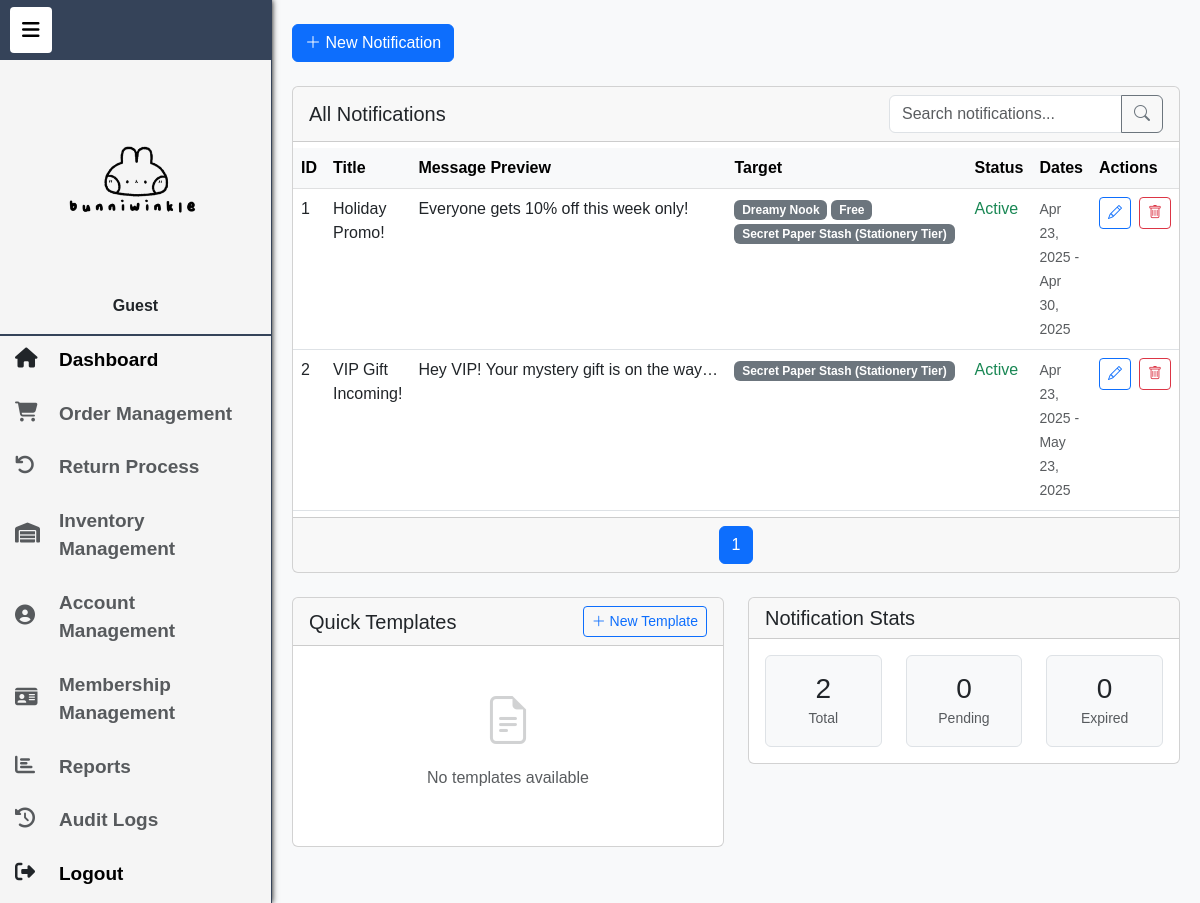
The page /pages/admin-notifications.php on the database its author committed.
### tables this page shows
CREATE TABLE IF NOT EXISTS notifications (
    notification_id INT AUTO_INCREMENT PRIMARY KEY,
    title VARCHAR(100) NOT NULL,
    message TEXT NOT NULL,
    created_by INT NOT NULL,
    is_active BOOLEAN DEFAULT TRUE,
    start_date DATE DEFAULT NULL,
    expiry_date DATE DEFAULT NULL,
    created_at DATETIME DEFAULT CURRENT_TIMESTAMP,
    FOREIGN KEY (created_by) REFERENCES users(user_id) ON DELETE CASCADE
);

### pages/admin-notifications.php (the view, shortened to what this page needs)
<?php
require_once __DIR__ . '/../config/db_connection.php';
$notifications      = [];
$totalNotifications = 0;
$totalPages         = 1;
$templates          = [];
$page   = max(1, (int)($_GET['page']   ?? 1));
$search = trim($_GET['search'] ?? '');
$limit  = 15;
$offset = ($page - 1) * $limit;
try {
  $templates       = $pdo->query("SELECT * FROM notification_templates ORDER BY created_at DESC")->fetchAll(PDO::FETCH_ASSOC);
  $baseSQL = "
        SELECT
            n.notification_id,
            n.title,
            n.message,
            n.start_date,
            n.expiry_date,
            n.created_at,
            n.created_by,
            GROUP_CONCAT(DISTINCT mt.type_name ORDER BY mt.type_name) AS target_groups
        FROM notifications n
        LEFT JOIN notification_membership_targets nt
            ON n.notification_id = nt.notification_id
        LEFT JOIN membership_types mt
            ON nt.membership_type_id = mt.membership_type_id
    ";
  $conds  = [];
  $sql = $baseSQL
    . (count($conds) ? " WHERE " . implode(' AND ', $conds) : "")
    . "
        GROUP BY n.notification_id
        ORDER BY n.created_at DESC
        LIMIT :limit OFFSET :offset
    ";
  $stmt = $pdo->prepare($sql);
  $stmt->bindValue(':limit',  $limit,  PDO::PARAM_INT);
  $stmt->bindValue(':offset', $offset, PDO::PARAM_INT);
  $stmt->execute();
  $notifications = $stmt->fetchAll(PDO::FETCH_ASSOC);
  $countSQL = "SELECT COUNT(DISTINCT n.notification_id) FROM notifications n"
    . (count($conds) ? " WHERE " . implode(' AND ', $conds) : "");
  $countStmt = $pdo->prepare($countSQL);
  $countStmt->execute();
  $totalNotifications = (int)$countStmt->fetchColumn();
  $totalPages         = max(1, ceil($totalNotifications / $limit));
} catch (PDOException $e) {
  error_log("Database Error: " . $e->getMessage());
  $debugError = $e->getMessage();
  $error = "Failed to load notifications. Please try again.";
}
?>
<!DOCTYPE html>
<html lang="en">
<head>
  <link href="https://cdn.jsdelivr.net/npm/bootstrap@5.3.0/dist/css/bootstrap.min.css" rel="stylesheet">
  <link rel="stylesheet" href="https://cdn.jsdelivr.net/npm/bootstrap-icons@1.10.0/font/bootstrap-icons.css">
  <link rel="stylesheet" href="https://cdn.datatables.net/1.13.6/css/dataTables.bootstrap5.min.css">
  <link rel="stylesheet" href="../assets/css/admin-notifications.css">
</head>
<body>
  <?php include '../includes/sidebar.php'; ?>
  <div class="main-content container-fluid py-4">
    <div class="row mb-4">
      <div class="col">
        <div class="d-flex justify-content-between align-items-center">
          <button class="btn btn-primary" data-bs-toggle="modal" data-bs-target="#newNotificationModal">
            <i class="bi bi-plus-lg"></i> New Notification
          </button>
        </div>
      </div>
    </div>
    <div class="row mb-4">
      <div class="col">
        <div class="card">
          <div class="card-header d-flex justify-content-between align-items-center">
            <h5 class="mb-0">All Notifications</h5>
            <form class="d-flex" method="get" action="">
              <div class="input-group">
                <input type="text" class="form-control" name="search"
                  placeholder="Search notifications..."
                  value="<?= htmlspecialchars($search) ?>">
                <button class="btn btn-outline-secondary" type="submit">
                  <i class="bi bi-search"></i>
                </button>
              </div>
            </form>
          </div>
          <div class="card-body p-0">
            <div class="table-responsive">
              <table class="table table-hover mb-0" id="notificationTable">
                <thead class="table-light">
                  <tr>
                    <th width="5%">ID</th>
                    <th width="20%">Title</th>
                    <th width="30%">Message Preview</th>
                    <th width="10%">Target</th>
                    <th width="10%">Status</th>
                    <th width="15%">Dates</th>
                    <th width="10%">Actions</th>
                  </tr>
                </thead>
                <tbody>
                  <?php
                  foreach ($notifications as $notification):
                    $status = 'Active';
                    $statusClass = 'status-active';
                    $startDate = $notification['start_date']
                      ? new DateTime($notification['start_date'], new DateTimeZone('Asia/Manila'))
                      : null;
                    $expiryDate = $notification['expiry_date']
                      ? new DateTime($notification['expiry_date'], new DateTimeZone('Asia/Manila'))
                      : null;
                  ?>
                    <tr class="notification-row">
                      <td><?= $notification['notification_id'] ?></td>
                      <td><?= htmlspecialchars($notification['title'], ENT_QUOTES) ?></td>
                      <td>
                        <div class="text-truncate" style="max-width: 300px;">
                          <?= htmlspecialchars($notification['message']) ?>
                        </div>
                      </td>
                      <td>
                        <?php
                        if (!empty($notification['target_groups'])):
                          $groups = explode(',', $notification['target_groups']);
                          foreach ($groups as $grp) {
                            echo '<span class="badge badge-target me-1">' . htmlspecialchars($grp) . '</span>';
                          }
                        else:
                        ?>
                          <span class="badge bg-primary">All Members</span>
                        <?php endif; ?>
                      </td>
                      <td><span class="<?= $statusClass ?>"><?= $status ?></span></td>
                      <td>
                        <small class="text-muted">
                          <?php if ($startDate): ?>
                            <?= $startDate->format('M j, Y') ?>
                          <?php else: ?>
                            Immediate
                          <?php endif; ?>
                          -
                          <?php if ($expiryDate): ?>
                            <?= $expiryDate->format('M j, Y') ?>
                          <?php else: ?>
                            No expiry
                          <?php endif; ?>
                        </small>
                      </td>
                      <td>
                        <div class="d-flex gap-2">
                          <button class="btn btn-sm btn-outline-primary action-btn"
                            data-bs-toggle="modal"
                            data-bs-target="#editNotificationModal"
                            data-id="<?= $notification['notification_id'] ?>"
                            data-title="<?= htmlspecialchars($notification['title']) ?>"
                            data-message="<?= htmlspecialchars($notification['message']) ?>"
                            data-start-date="<?= $notification['start_date'] ?>"
                            data-expiry-date="<?= $notification['expiry_date'] ?>">
                            <i class="bi bi-pencil"></i>
                          </button>
                          <form method="post" action="admin-notifications-handler.php">
                            <button type="submit"
                              class="btn btn-sm btn-outline-danger action-btn"
                              onclick="return confirm('Are you sure you want to delete this notification?')">
                              <i class="bi bi-trash"></i>
                            </button>
                          </form>
                        </div>
                      </td>
                    </tr>
                  <?php endforeach; ?>
                </tbody>
              </table>
            </div>
          </div>
          <div class="card-footer">
            <nav aria-label="Notifications pagination">
              <ul class="pagination justify-content-center mb-0">
                <?php for ($i = 1; $i <= $totalPages; $i++): ?>
                  <li class="page-item <?= $i === $page ? 'active' : '' ?>">
                    <a class="page-link" href="?page=<?= $i ?>&search=<?= urlencode($search) ?>"><?= $i ?></a>
                  </li>
                <?php endfor; ?>
              </ul>
            </nav>
          </div>
        </div>
      </div>
    </div>
    <div class="row">
      <div class="col-md-6">
        <div class="card">
          <div class="card-header d-flex justify-content-between align-items-center">
            <h5 class="mb-0">Quick Templates</h5>
            <button class="btn btn-sm btn-outline-primary" data-bs-toggle="modal" data-bs-target="#newTemplateModal">
              <i class="bi bi-plus-lg"></i> New Template
            </button>
          </div>
          <div class="card-body">
            <?php if (empty($templates)): ?>
              <div class="text-center py-4">
                <i class="bi bi-file-earmark-text" style="font-size: 3rem; opacity: 0.2;"></i>
                <p class="text-muted mt-2">No templates available</p>
              </div>
            <?php endif; ?>
          </div>
        </div>
      </div>
      <div class="col-md-6">
        <div class="card">
          <div class="card-header">
            <h5 class="mb-0">Notification Stats</h5>
          </div>
          <div class="card-body">
            <div class="row text-center">
              <div class="col-4">
                <div class="p-3 border rounded bg-light">
                  <h3 class="mb-0"><?= $totalNotifications ?></h3>
                  <small class="text-muted">Total</small>
                </div>
              </div>
              <div class="col-4">
                <div class="p-3 border rounded bg-light">
                  <h3 class="mb-0">
                    <?php
                    $pendingCount = $pdo->query("
                        SELECT COUNT(*)
                        FROM notifications
                        WHERE start_date IS NOT NULL AND start_date > NOW()
                      ")->fetchColumn();
                    echo (int)$pendingCount;
                    ?>
                  </h3>
                  <small class="text-muted">Pending</small>
                </div>
              </div>
              <div class="col-4">
                <div class="p-3 border rounded bg-light">
                  <h3 class="mb-0">
                    <?php
                    $expiredCount = $pdo->query("
                        SELECT COUNT(*)
                        FROM notifications
                        WHERE expiry_date IS NOT NULL
                          AND expiry_date < NOW()
                      ")->fetchColumn();
                    echo (int)$expiredCount;
                    ?>
                  </h3>
                  <small class="text-muted">Expired</small>
                </div>
              </div>
            </div>
          </div>
        </div>
      </div>
    </div>
  </div>
</body>
</html>

### assets/css/sidebar.css (style rules this page uses)
* { box-sizing: border-box; }
html, body { margin: 0; padding: 0; font-family: "Trebuchet MS", Arial, sans-serif; width: 100%; background: #f8f9fa; }
.main-content { transition: margin-left 0.3s ease; flex: 1; padding: 20px; background: #f8f9fa; }

### pages/admin-notifications.php (style rules this page uses)
.status-active { color: #198754; }
.badge-target { background-color: #6c757d; }
.action-btn { width: 32px; height: 32px; display: inline-flex; align-items: center; justify-content: center; }
#notificationTable th { white-space: nowrap; }

### rows shown on the page
notifications: notification_id "1", title "Holiday Promo!", message "Everyone gets 10% off this week only!", grp "Dreamy Nook", grp "Free", grp "Secret Paper Stash (Stationery Tier)", status "Active", start_date "Apr 23, 2025", expiry_date "Apr 30, 2025"
notifications: notification_id "2", title "VIP Gift Incoming!", message "Hey VIP! Your mystery gift is on the way…", grp "Secret Paper Stash (Stationery Tier)", status "Active", start_date "Apr 23, 2025", expiry_date "May 23, 2025"

### other values the page prints
$_SESSION['name'] "Guest"
$totalNotifications "2"
$pendingCount "0"
$expiredCount "0"
